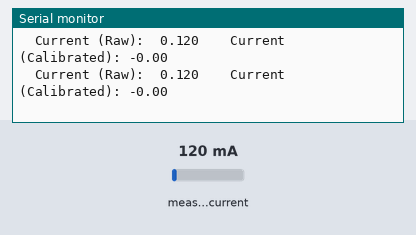
A sketch run on a simulated Arduino Uno, built with avr-gcc and run on an emulated ATmega328P. On the bench: the last lines printed to the serial monitor. The test bench sets the inputs (shaded band); at power-on: measured current 120 mA.

Above: at 1.4 s.
1.5 s: measured current set to 40 mA
At 1.92 s:
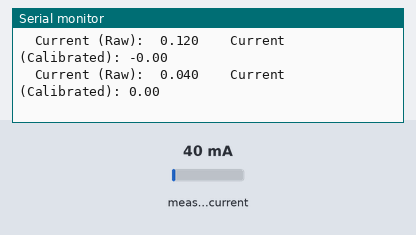
4.5 s: measured current set to 500 mA
At 4.79 s:
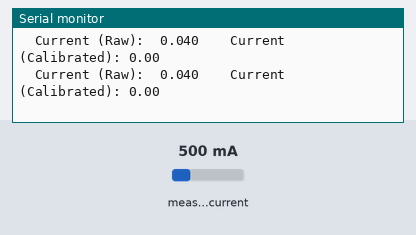
Timing chart, 0 to 7.5 s (numbered marks = the images above; inputs shaded):
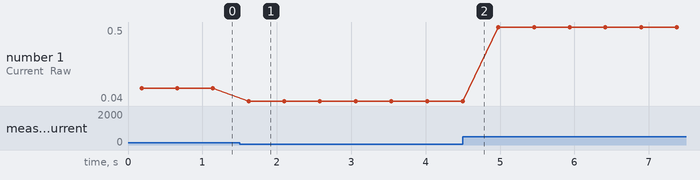

The sketch:

SCT_013_30A.ino
```cpp
#include "EmonLib.h"

EnergyMonitor SCT013;
int pinSCT = A0; // Sensor pin connected to A0

const int LED_PIN = 13; // Built-in LED on Arduino Uno

void setup() {
  Serial.begin(9600);


  // Configure SCT013 sensor
  // Use one of these based on your sensor type:
  // SCT013.current(pinSCT, 60.606); // For 100A:50mA sensor (ratio 2000:1 at 33Ohm)
  SCT013.current(pinSCT, 30);        // For 20A/1V sensor

  Serial.println("Arduino Current Monitor Started");
  Serial.println("================================");
  Serial.println();

}


void loop() {


  double Irms = SCT013.calcIrms(1480);
  double I_calibrated = 0.936609 * Irms - 0.115665;
//
//  // Set readings below 0.1A to zero
  if (Irms < 0.1) {
    I_calibrated = 0.0;
  }

  Serial.print("  Current (Raw):  ");
  Serial.print(Irms, 3);
  Serial.print("    Current (Calibrated): ");
  Serial.print(I_calibrated, 2);
  Serial.println("");

  delay(300);
}
```

Measured:
- after the input at 1.5 s, the serial monitor: prints a new line after 0.12 s (image 1)
- plotted number 1: 0.12 → 0.04 after the input at 1.5 s, 0.04 → 0.5 after the input at 4.5 s
